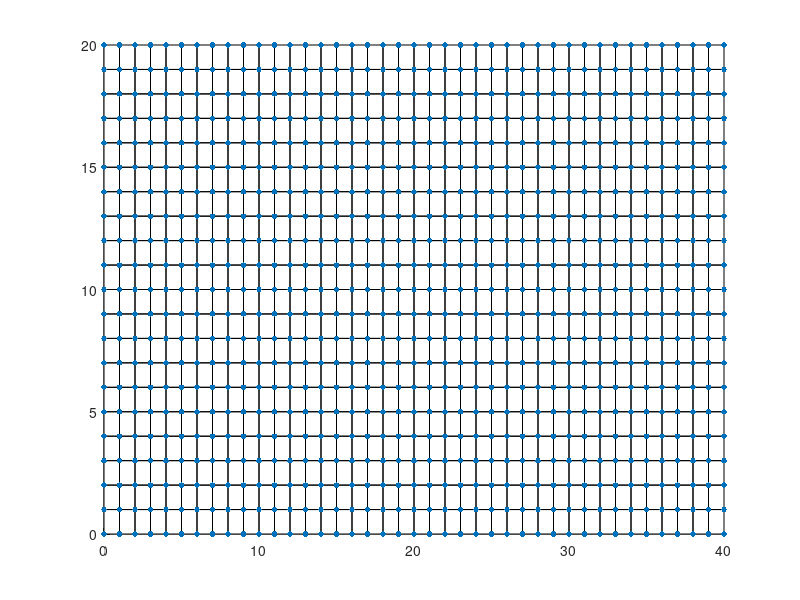

MATLAB code to generate this figure: (Note: this script raises an error after producing the figure.)
%%%%%%%%%%%%%%%%%%%%%%%%%%%%%%%%%%%%%%%%%%%%%%%%%%%%%%%%%%%%%%%%%%%%%%%%%%%
% 该脚本用于计算 photocurrent map
% 参考文献 : Photo-Nernst current in graphene
%%%%%%%%%%%%%%%%%%%%%%%%%%%%%%%%%%%%%%%%%%%%%%%%%%%%%%%%%%%%%%%%%%%%%%%%%%%
%%%%%%%%%%%%%%%%%%%%%%%%%%%%%%%%%%%%%%%%%%%%%%%%%%%%%%%%%%%%%%%%%%%%%%%%%%%
% 1-1 基本参数设定
%%%%%%%%%%%%%%%%%%%%%%%%%%%%%%%%%%%%%%%%%%%%%%%%%%%%%%%%%%%%%%%%%%%%%%%%%%%
unit_len = 0.1; % 一个像素的长度对应 0.1微米
np_L = 40; % x方向的像素点，对应 4微米
np_W = 20; % y方向的像素点，对应 2微米
np_node = (np_L + 1) * (np_W + 1);
np_unit = np_L * np_W;

node_list = zeros(np_node, 2);
neighbor_list = zeros(np_unit, 4);

%%%%%%%%%%%%%%%%%%%%%%%%%%%%%%%%%%%%%%%%%%%%%%%%%%%%%%%%%%%%%%%%%%%%%%%%%%%
% 1-2 几何构型
%%%%%%%%%%%%%%%%%%%%%%%%%%%%%%%%%%%%%%%%%%%%%%%%%%%%%%%%%%%%%%%%%%%%%%%%%%%
% 确定所有节点的坐标
count = 0;
for i = 0:np_L
    x_now = i;
    for j = 0:np_W
        y_now = j;
        count = count + 1;
        node_list(count, :) = [x_now, y_now];
    end
end

% 确定所有单元涉及的节点指标
count = 0;
for i = 0:(np_L - 1)
    for j = 1:np_W
        index_ld = i * (np_W + 1) + j;
        
        count = count + 1;
        neighbor_list(count, :) = [index_ld, index_ld + 1, index_ld + np_W + 2, index_ld + np_W + 1];
    end
end

% y = 0 的边界
bound_y_down_list = find(node_list(:, 2) == 0);
% y = W 的边界
bound_y_up_list = find(node_list(:, 2) == np_W);
% x = 0 的边界
bound_x_left_list = find(node_list(:, 1) == 0);
% x = L 的边界
bound_x_right_list = find(node_list(:, 1) == np_L);

%%%%%%%%%%%%%%%%%%%%%%%%%%%%%%%%%%%%%%%%%%%%%%%%%%%%%%%%%%%%%%%%%%%%%%%%%%%
% 1-3 网格可视化
%%%%%%%%%%%%%%%%%%%%%%%%%%%%%%%%%%%%%%%%%%%%%%%%%%%%%%%%%%%%%%%%%%%%%%%%%%%
fig1 = figure;
set(gcf, 'unit', 'inch', 'position', [10, 5, 16.00, 8.00]) % figure
patch('Faces', neighbor_list, 'Vertices', node_list, 'FaceColor', 'white');      
hold on
scatter(node_list(:,1), node_list(:,2), 16, 'ko', 'filled')

%%%%%%%%%%%%%%%%%%%%%%%%%%%%%%%%%%%%%%%%%%%%%%%%%%%%%%%%%%%%%%%%%%%%%%%%%%%
% 2-1 基本参数设定
%%%%%%%%%%%%%%%%%%%%%%%%%%%%%%%%%%%%%%%%%%%%%%%%%%%%%%%%%%%%%%%%%%%%%%%%%%%
kappa = 100; % in-plane thermal conductivity of graphene on SiO2 单位是 W / (K·m)
interlayer_dist = 0.35; % thickness of graphene 单位是nm
lambda = kappa * interlayer_dist * 10^(-9);
lambda = lambda * 100; % 单位变为 W / (K·um^2)
G = 1000; % thermal coupling between graphene and the SiO2 substrate 单位是 W / (K·cm^2)
G = G / 10^8; % 转换到 (mu m) 微米尺度

gamma = 1; % absorption coefficient，指graphene从laser spot中汲取能量的效率
P0 = 2; % peak intensity of power, 每单位面积的发热功率，单位是 mu W
P0 = P0 * 10^(-6); % 转换到 (W) 瓦
power_material = gamma * P0;
r0 = 6; % laser spot的半径大小，r0 = 6 指半径为0.6微米

%%%%%%%%%%%%%%%%%%%%%%%%%%%%%%%%%%%%%%%%%%%%%%%%%%%%%%%%%%%%%%%%%%%%%%%%%%%
% 3-1 准备工作
%%%%%%%%%%%%%%%%%%%%%%%%%%%%%%%%%%%%%%%%%%%%%%%%%%%%%%%%%%%%%%%%%%%%%%%%%%%
% 计算 形函数 和 形函数偏导 的矩阵
order_gauss = 1; % 高斯求积的阶数
[gauss_points_list, A_coeff_list] = get_gauss_points(order_gauss);
[std_shape_mat, std_shape_partial_mat] = get_jacobi_order1(gauss_points_list);

% Jacobi矩阵
Jacobi_mat = zeros(2, 2);
lambda_coeff_mat = diag([lambda, lambda]); % 这里是导热系数

%%%%%%%%%%%%%%%%%%%%%%%%%%%%%%%%%%%%%%%%%%%%%%%%%%%%%%%%%%%%%%%%%%%%%%%%%%%
% 3-2 体内的有限元矩阵
%%%%%%%%%%%%%%%%%%%%%%%%%%%%%%%%%%%%%%%%%%%%%%%%%%%%%%%%%%%%%%%%%%%%%%%%%%%
K_cond = zeros(np_node, np_node); % heat conductive
K_coupling = zeros(np_node, np_node); % thermal coupling

for ii = 1:np_unit
    %%%%%%%%%%%%%%%%%%%%%%%%%%%%%%%%%%%%%%%%%%%%%%%%%%%%%%%%%%%%%%%%%%%%%%%
    % 得到当前四边形的四个节点的指标和节点上的函数值
    %%%%%%%%%%%%%%%%%%%%%%%%%%%%%%%%%%%%%%%%%%%%%%%%%%%%%%%%%%%%%%%%%%%%%%%
    unit_node_indexes = neighbor_list(ii, :);
    unit_node_pos_list = [node_list(unit_node_indexes(1),:); ...
                          node_list(unit_node_indexes(2),:); ...
                          node_list(unit_node_indexes(3),:); ...
                          node_list(unit_node_indexes(4),:)];
    
    %%%%%%%%%%%%%%%%%%%%%%%%%%%%%%%%%%%%%%%%%%%%%%%%%%%%%%%%%%%%%%%%%%%%%%%
    % 计算 K_cond / F_cond 的矩阵
    %%%%%%%%%%%%%%%%%%%%%%%%%%%%%%%%%%%%%%%%%%%%%%%%%%%%%%%%%%%%%%%%%%%%%%%
    % 得到 K_unit 和 FS
    K_cond_unit = zeros(4, 4);
    K_coupling_unit = zeros(4, 4);
    
    % 累加 K_cond_unit 和 F_unit
    for jj = 1:2
        r_j = gauss_points_list(jj);
        A_j = A_coeff_list(jj);
        for kk = 1:2
            s_k = gauss_points_list(kk);
            A_k = A_coeff_list(kk);
            
            % 计算 Gauss point点处的Jacobi矩阵 及 其行列式的绝对值
            Jacobi_mat = squeeze(std_shape_partial_mat(:, :, jj, kk)) * unit_node_pos_list; % 该高斯点处的 Jacobi 矩阵
            det_Jacobi_mat = abs(det(Jacobi_mat));
            J_inv_N_partial_mat = Jacobi_mat \ squeeze(std_shape_partial_mat(:, :, jj, kk)); % J^{-1} * \partial_N
            
            % 累加 K_cond_unit 和 F_unit
            K_cond_unit = K_cond_unit + A_j * A_k * det_Jacobi_mat * (J_inv_N_partial_mat)' * J_inv_N_partial_mat;
            K_coupling_unit = K_coupling_unit + A_j * A_k * det_Jacobi_mat * std_shape_mat(:, jj, kk) * transpose(std_shape_mat(:, jj, kk));
        end
    end
    
    %%%%%%%%%%%%%%%%%%%%%%%%%%%%%%%%%%%%%%%%%%%%%%%%%%%%%%%%%%%%%%%%%%%%%%%
    % 将 K_cond_unit 和 F_unit 组装进 K_cond 和 F_cond 矩阵中
    %%%%%%%%%%%%%%%%%%%%%%%%%%%%%%%%%%%%%%%%%%%%%%%%%%%%%%%%%%%%%%%%%%%%%%%
    for jj = 1:4
        for kk = 1:4
            K_cond(unit_node_indexes(jj), unit_node_indexes(kk)) = K_cond(unit_node_indexes(jj), unit_node_indexes(kk)) + K_cond_unit(jj, kk);
            K_coupling(unit_node_indexes(jj), unit_node_indexes(kk)) = K_coupling(unit_node_indexes(jj), unit_node_indexes(kk)) + K_coupling_unit(jj, kk);
        end
    end
end

photo_current_list = zeros(np_node, 1);
% F_power = zeros(np_node, 1); % heat power of laser
T_diff_list = zeros(np_node, 1); % the average temperature difference between the two free edges as a function of laser spot position

% 开启并行
poolobj = gcp('nocreate');
if isempty(poolobj)
    disp('启动并行运算，核心数：6');
    % Perform a basic check by entering this code, where "local" is one kind of cluster profile.
    parpool('local', 5);
else
    disp(['并行运算已启动，核心数：' num2str(poolobj.NumWorkers)]);
end

% 对所有节点进行计算
tic
parfor node_index = 1:np_node
    KG = lambda * K_cond + G * K_coupling;
    
    F_power = zeros(np_node, 1); % heat power of laser
    laser_heat_list = zeros(np_node, 1);
    
    center_x = node_list(node_index, 1);
    center_y = node_list(node_index, 2);
    
    %%%%%%%%%%%%%%%%%%%%%%%%%%%%%%%%%%%%%%%%%%%%%%%%%%%%%%%%%%%%%%%%%%%%%%%
    % 4-1 take the laser spot to have a Gaussian shape
    %%%%%%%%%%%%%%%%%%%%%%%%%%%%%%%%%%%%%%%%%%%%%%%%%%%%%%%%%%%%%%%%%%%%%%%
    count = 0;
    for ii = 0:np_L
        for jj = 0:np_W
            count = count + 1;
            r2_now = (ii - center_x)^2 + (jj - center_y)^2;
            laser_heat_list(count) = exp(- r2_now / r0^2);
        end
    end
    
    %%%%%%%%%%%%%%%%%%%%%%%%%%%%%%%%%%%%%%%%%%%%%%%%%%%%%%%%%%%%%%%%%%%%%%%
    % 4-2 得到 F 向量
    %%%%%%%%%%%%%%%%%%%%%%%%%%%%%%%%%%%%%%%%%%%%%%%%%%%%%%%%%%%%%%%%%%%%%%%
    for ii = 1:np_unit
        %%%%%%%%%%%%%%%%%%%%%%%%%%%%%%%%%%%%%%%%%%%%%%%%%%%%%%%%%%%%%%%%%%%
        % 得到当前四边形的四个节点的指标和节点上的函数值
        %%%%%%%%%%%%%%%%%%%%%%%%%%%%%%%%%%%%%%%%%%%%%%%%%%%%%%%%%%%%%%%%%%%
        unit_node_indexes = neighbor_list(ii, :);
        
        unit_node_pos_list = [node_list(unit_node_indexes(1),:); ...
                              node_list(unit_node_indexes(2),:); ...
                              node_list(unit_node_indexes(3),:); ...
                              node_list(unit_node_indexes(4),:)];
        
        power_list = [laser_heat_list(unit_node_indexes(1),:); ...
                      laser_heat_list(unit_node_indexes(2),:); ...
                      laser_heat_list(unit_node_indexes(3),:); ...
                      laser_heat_list(unit_node_indexes(4),:)];
        
        %%%%%%%%%%%%%%%%%%%%%%%%%%%%%%%%%%%%%%%%%%%%%%%%%%%%%%%%%%%%%%%%%%%
        % 计算 K_cond / F_cond 的矩阵
        %%%%%%%%%%%%%%%%%%%%%%%%%%%%%%%%%%%%%%%%%%%%%%%%%%%%%%%%%%%%%%%%%%%
        % 得到 F_unit
        F_unit = zeros(4, 1);

        % 累加 K_unit 和 F_unit
        for jj = 1:2
            r_j = gauss_points_list(jj);
            A_j = A_coeff_list(jj);
            for kk = 1:2
                s_k = gauss_points_list(kk);
                A_k = A_coeff_list(kk);

                % 计算 Gauss point点处的Jacobi矩阵 及 其行列式的绝对值
                Jacobi_mat = squeeze(std_shape_partial_mat(:, :, jj, kk)) * unit_node_pos_list; % 该高斯点处的 Jacobi 矩阵
                det_Jacobi_mat = abs(det(Jacobi_mat));

                % 累加 K_unit 和 F_unit

                F_unit = F_unit + A_j * A_k * det_Jacobi_mat * std_shape_mat(:, jj, kk) * transpose(std_shape_mat(:, jj, kk)) * power_list;
            end
        end

        %%%%%%%%%%%%%%%%%%%%%%%%%%%%%%%%%%%%%%%%%%%%%%%%%%%%%%%%%%%%%%%%%%%
        % 将 K_unit 和 F_unit 组装进 K_cond 和 F_cond 矩阵中
        %%%%%%%%%%%%%%%%%%%%%%%%%%%%%%%%%%%%%%%%%%%%%%%%%%%%%%%%%%%%%%%%%%%
        for jj = 1:4
            F_power(unit_node_indexes(jj)) = F_power(unit_node_indexes(jj)) + F_unit(jj);
        end
    end
    F_power = F_power * power_material;
    
    %%%%%%%%%%%%%%%%%%%%%%%%%%%%%%%%%%%%%%%%%%%%%%%%%%%%%%%%%%%%%%%%%%%%%%%
    % 4-3 添加自然边界条件
    %%%%%%%%%%%%%%%%%%%%%%%%%%%%%%%%%%%%%%%%%%%%%%%%%%%%%%%%%%%%%%%%%%%%%%%
    for boundary_index = 1:(np_W + 1)
        % 左边
        bd_left_index = bound_x_left_list(boundary_index);
        KG(bd_left_index, :) = 0;
        KG(bd_left_index, bd_left_index) = 1;
        F_power(bd_left_index) = 0;
        
        % 右边
        bd_right_index = bound_x_right_list(boundary_index);
        KG(bd_right_index, :) = 0;
        KG(bd_right_index, bd_right_index) = 1;
        F_power(bd_right_index) = 0;
    end
    
    %%%%%%%%%%%%%%%%%%%%%%%%%%%%%%%%%%%%%%%%%%%%%%%%%%%%%%%%%%%%%%%%%%%%%%%
    % 4-4 计算温度分布
    %%%%%%%%%%%%%%%%%%%%%%%%%%%%%%%%%%%%%%%%%%%%%%%%%%%%%%%%%%%%%%%%%%%%%%%
    T_vec = KG \ F_power;
    
    %%%%%%%%%%%%%%%%%%%%%%%%%%%%%%%%%%%%%%%%%%%%%%%%%%%%%%%%%%%%%%%%%%%%%%%
    % 4-5 calculate the average temperature difference between the two free
    % edges
    %%%%%%%%%%%%%%%%%%%%%%%%%%%%%%%%%%%%%%%%%%%%%%%%%%%%%%%%%%%%%%%%%%%%%%%
    T_diff = 0;
    for boundary_index = 1:(np_L + 1)
        % 上边温度
        bd_up_index = bound_y_up_list(boundary_index);
        T_up = T_vec(bd_up_index);
        
        % 下边温度
        bd_down_index = bound_y_down_list(boundary_index);
        T_down = T_vec(bd_down_index);
        
        T_diff = T_diff + (T_down - T_up);
    end
    T_diff = T_diff / (np_L + 1);
    T_diff_list(node_index) = T_diff;
end
toc

%%%%%%%%%%%%%%%%%%%%%%%%%%%%%%%%%%%%%%%%%%%%%%%%%%%%%%%%%%%%%%%%%%%%%%%%%%%
% 5 photocurrent map visualization
%%%%%%%%%%%%%%%%%%%%%%%%%%%%%%%%%%%%%%%%%%%%%%%%%%%%%%%%%%%%%%%%%%%%%%%%%%%
fig2 = figure;
set(gcf, 'unit', 'inch', 'position', [10, 5, 16.00, 8.00]) % figure
T_diff_mat = reshape(T_diff_list, [np_W + 1, np_L + 1]);
imshow(abs(T_diff_mat))

fig3 = figure;
% 设置colorbar，因为负数不行
pcolor(linspace(0, np_L, np_L+1), linspace(0, np_W, np_W+1), T_diff_mat);
box on
shading interp
hold on
set (gcf, 'colormap', jet);

% 保存数据
